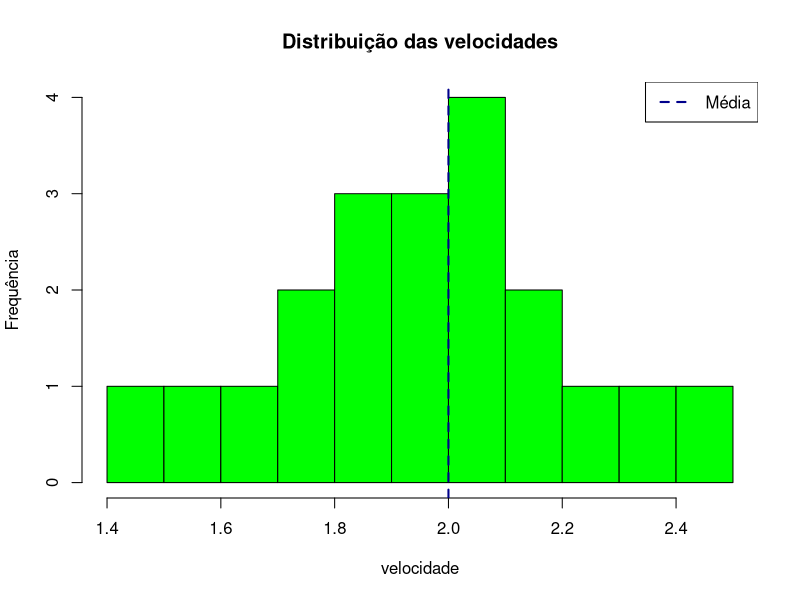

Here is the R script that generated this plot:
## ---- chunk 1
knitr::opts_chunk$set(echo = FALSE)
## ---- chunk 2
# Instale o pacote 'modeest' se ainda não tiver
if(!require(modeest)) install.packages("modeest")
library(modeest)
library(knitr)

## ---- chunk 3
# Dados coletados
ponto <- 1:20
vel <- c( 2.1, 1.7, 1.9, 2, 2.2, 1.6, 2.2, 1.9, 2.5, 2.1, 1.9, 1.4, 2, 2.1, 2.4, 2.1, 2.3, 1.8, 2, 1.8 )

# Criando tabela
tabela_sinal <- data.frame(
  `Tempo` = ponto,
  `Velocidade` = vel
)

# Exibindo tabela
kable(tabela_sinal, caption = "Tabela 1: Intensidade de Sinal 5G Coletada em Ouro Branco - MG")

## ---- chunk 4
# Estatísticas
media <- mean(vel)
mediana <- median(vel)
moda <- mlv(vel, method = "mfv")
desvio_padrao <- sd(vel)
variancia <- var(vel)
minimo <- min(vel)
maximo <- max(vel)
amplitude <- maximo - minimo
quartis <- quantile(vel)
iqr <- IQR(vel)

# Tabela resumo
tabela_estatisticas <- data.frame(
  Medida = c("Média", "Mediana", "Moda", "Desvio Padrão", "Variância",
             "Mínimo", "Máximo", "Amplitude", "1º Quartil (Q1)", "3º Quartil (Q3)", "IQR"),
  Valor = round(c(media, mediana, moda, desvio_padrao, variancia,
                  minimo, maximo, amplitude, quartis[2], quartis[4], iqr), 2)
)

# Exibindo tabela
kable(tabela_estatisticas, caption = "Tabela 2: Medidas Estatísticas das velocidades ")

## ---- chunk 5
hist(vel, breaks = 15, col = "green", border = "black",
     main = "Distribuição das velocidades",
     xlab = "velocidade", ylab = "Frequência")
abline(v = media, col = "darkblue", lwd = 2, lty = 2)
legend("topright", legend = c("Média"), col = "darkblue", lty = 2, lwd = 2)
